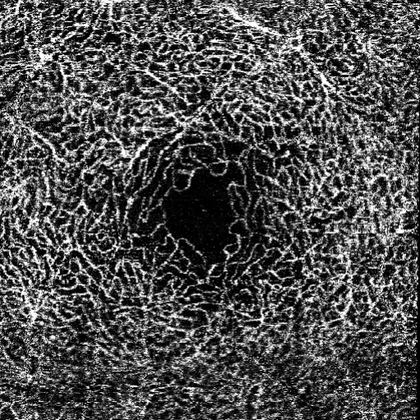
%> input picture samples/sample1.png, 420 x 420 px, shrunk from 512 x 512 before the run
$ octave OCTA_FAZ.m   (GNU Octave 9; MATLAB toolbox functions it lacks are replaced by stand-ins)
%> lines starting %> are read from the running program, lines starting %| are printed output that depends on the picture; in (x1, y1, x2, y2) boxes, pixels count from 0 and x2, y2 are one past the last pixel; in counts of white or black regions, pixels touching at a corner belong together; the program's own positions count from 1
### code/filters/vesselness2D.m
function vesselness = vesselness2D(I, sigmas, spacing, tau, whiteondark)
% calculates the vesselness probability map (local tubularity) of a 2D
% input image
%
% vesselness = vesselness2D(I, sigmas, spacing, tau, whiteondark)
%
% inputs,
%   I : 2D image
%   sigmas : vector of scales on which the vesselness is computed
%   spacing : input image spacing resolution - during hessian matrix
%       computation, the gaussian filter kernel size in each dimension can
%       be adjusted to account for different image spacing for different
%       dimensions
%   tau : (between 0.5 and 1) : parameter that controls response uniformity
%       - lower tau -> more intense output response
%   whiteondark: (true/false) : are vessels (tubular structures) bright on
%       dark background or dark on bright (default for 2D is false)
%
% outputs,
%   vesselness: maximum vesselness response over scales sigmas
%
% example:
%   V = vesselness2D(I, 1:5, [1;1], 1, false);
%
% Function written by T. Jerman, University of Ljubljana (October 2014)
% Based on code by D. Kroon, University of Twente (May 2009)

verbose = 1;

if nargin<5
    whiteondark = false; % default mode for 2D is dark vessels compared to the background
end

I = single(I);

for j = 1:length(sigmas)

    if verbose
        disp(['Current filter scale (sigma): ' num2str(sigmas(j)) ]);
    end

    [~, Lambda2] = imageEigenvalues(I,sigmas(j),spacing,whiteondark);

    % filter response at current scale
    Lambda3 = Lambda2;
    Lambda3(Lambda3<0 & Lambda3 >= tau .* min(Lambda3(:)))=tau .* min(Lambda3(:));
    response = (abs(Lambda2).*abs(Lambda2).*abs(Lambda3-Lambda2)).* 27 ./ (2.*abs(Lambda2)+abs(Lambda3-Lambda2)).^3;
    response(Lambda2<Lambda3./2)=1;
    response(Lambda2>=0) = 0;
    response(~isfinite(response)) = 0;

    %max response over multiple scales
    if(j==1)
        vesselness = response;
    else
        vesselness = max(vesselness,response);
    end

    clear response Lambda2 Lambda3
end

vesselness = vesselness ./ max(vesselness(:)); % should not be really needed
vesselness(vesselness < 1e-2) = 0;

function [Lambda1, Lambda2] = imageEigenvalues(I,sigma,spacing,whiteondark)
% calculates the two eigenvalues for each voxel in a volume

% Calculate the 2D hessian
[Hxx, Hyy, Hxy] = Hessian2D(I,sigma,spacing);

% Correct for scaling
c=sigma.^2;
Hxx = c*Hxx;
Hxy = c*Hxy;
Hyy = c*Hyy;

% correct sign based on brightness of structuress
if whiteondark == false
    c=-1;
    Hxx = c*Hxx;
    Hxy = c*Hxy;
    Hyy = c*Hyy;
end

% reduce computation by computing vesselness only where needed
% S.-F. Yang and C.-H. Cheng, “Fast computation of Hessian-based
% enhancement filters for medical images,” Comput. Meth. Prog. Bio., vol.
% 116, no. 3, pp. 215–225, 2014.
B1 = - (Hxx+Hyy);
B2 = Hxx .* Hyy - Hxy.^2;

T = ones(size(B1));
T(B1<0) = 0;
T(B2==0 & B1 == 0) = 0;

clear B1 B2;

indeces = find(T==1);

Hxx = Hxx(indeces);
Hyy = Hyy(indeces);
Hxy = Hxy(indeces);

% Calculate eigen values
[Lambda1i,Lambda2i]=eigvalOfHessian2D(Hxx,Hxy,Hyy);

clear Hxx Hyy Hxy;

Lambda1 = zeros(size(T));
Lambda2 = zeros(size(T));

Lambda1(indeces) = Lambda1i;
Lambda2(indeces) = Lambda2i;

% some noise removal
Lambda1(~isfinite(Lambda1)) = 0;
Lambda2(~isfinite(Lambda2)) = 0;

Lambda1(abs(Lambda1) < 1e-4) = 0;
Lambda2(abs(Lambda2) < 1e-4) = 0;


function [Dxx, Dyy, Dxy] = Hessian2D(I,Sigma,spacing)
%  filters the image with an Gaussian kernel
%  followed by calculation of 2nd order gradients, which aprroximates the
%  2nd order derivatives of the image.
%
% [Dxx, Dyy, Dxy] = Hessian2D(I,Sigma,spacing)
%
% inputs,
%   I : The image, class preferable double or single
%   Sigma : The sigma of the gaussian kernel used. If sigma is zero
%           no gaussian filtering.
%   spacing : input image spacing
%
% outputs,
%   Dxx, Dyy, Dxy: The 2nd derivatives

if nargin < 3, Sigma = 1; end

if(Sigma>0)
    F=imgaussian(I,Sigma,spacing);
else
    F=I;
end

% Create first and second order diferentiations
Dy=gradient2(F,'y');
Dyy=(gradient2(Dy,'y'));
clear Dy;

Dx=gradient2(F,'x');
Dxx=(gradient2(Dx,'x'));
Dxy=(gradient2(Dx,'y'));
clear Dx;

function D = gradient2(F,option)
% Example:
%
% Fx = gradient2(F,'x');

[k,l] = size(F);
D  = zeros(size(F),class(F));

switch lower(option)
case 'x'
    % Take forward differences on left and right edges
    D(1,:) = (F(2,:) - F(1,:));
    D(k,:) = (F(k,:) - F(k-1,:));
    % Take centered differences on interior points
    D(2:k-1,:) = (F(3:k,:)-F(1:k-2,:))/2;
case 'y'
    D(:,1) = (F(:,2) - F(:,1));
    D(:,l) = (F(:,l) - F(:,l-1));
    D(:,2:l-1) = (F(:,3:l)-F(:,1:l-2))/2;
otherwise
    disp('Unknown option')
end

function I=imgaussian(I,sigma,spacing,siz)
% IMGAUSSIAN filters an 1D, 2D color/greyscale or 3D image with an
% Gaussian filter. This function uses for filtering IMFILTER or if
% compiled the fast  mex code imgaussian.c . Instead of using a
% multidimensional gaussian kernel, it uses the fact that a Gaussian
% filter can be separated in 1D gaussian kernels.
%
% J=IMGAUSSIAN(I,SIGMA,SIZE)
%
% inputs,
%   I: 2D input image
%   SIGMA: The sigma used for the Gaussian kernel
%   SPACING: input image spacing
%   SIZ: Kernel size (single value) (default: sigma*6)
%
% outputs,
%   I: The gaussian filtered image
%

if(~exist('siz','var')), siz=sigma*6; end

if(sigma>0)

    % Filter each dimension with the 1D Gaussian kernels\
    x=-ceil(siz/spacing(1)/2):ceil(siz/spacing(1)/2);
    H = exp(-(x.^2/(2*(sigma/spacing(1))^2)));
    H = H/sum(H(:));
    Hx=reshape(H,[length(H) 1]);

    x=-ceil(siz/spacing(2)/2):ceil(siz/spacing(2)/2);
    H = exp(-(x.^2/(2*(sigma/spacing(2))^2)));
    H = H/sum(H(:));
    Hy=reshape(H,[1 length(H)]);

    I=imfilter(imfilter(I,Hx, 'same' ,'replicate'),Hy, 'same' ,'replicate');
end

function [Lambda1,Lambda2]=eigvalOfHessian2D(Dxx,Dxy,Dyy)
% This function calculates the eigen values from the
% hessian matrix, sorted by abs value

% Compute the eigenvectors of J, v1 and v2
tmp = sqrt((Dxx - Dyy).^2 + 4*Dxy.^2);

% Compute the eigenvalues
mu1 = 0.5*(Dxx + Dyy + tmp);
mu2 = 0.5*(Dxx + Dyy - tmp);

% Sort eigen values by absolute value abs(Lambda1)<abs(Lambda2)
check=abs(mu1)>abs(mu2);

Lambda1=mu1; Lambda1(check)=mu2(check);
Lambda2=mu2; Lambda2(check)=mu1(check);

### code/filters/autoLocateInitialPoint.m
function [ cX, cY ] = autoLocateInitialPoint( grayImg, gTH )
%Auto located the initial point
[width, height] = size(grayImg);
%totalGrayValue = sum(sum(grayImg));
%gTH = totalGrayValue/width/height;
%gTH = 30;

%NEW CODE

maxDistance = 0;
centrePXH = 0;
centrePYH = 0;
for row=1:width
    p = 0; curDistance = 0;
    for col=1:height
          if grayImg(row, col) > gTH
              curDistance = col - p;

              if curDistance > maxDistance
                  maxDistance = curDistance;
                  centrePXH = row;
                  centrePYH = p + curDistance/2;
              end
              p = col;
          end
      end
end

%cX = centrePXH;
%cY = centrePYH;
cY = centrePXH;
cX = centrePYH;
% [54 lines of commented-out code are left out]

end

### code/filters/LevelSet.m
function [ phi ] = LevelSet( Img, cX, cY, varargin)
%% LEVELSET performs Level Set method
% Img: Input image
% cX : initial X corrdinate
% cX : initial Y coordinate
% (Optional)
%   show <logical>: turn visualization on/off
%

%%
if isempty(varargin)
    show=0;
else
    show = varargin{1};
end

%% Parameter setting
timestep = 1;       % time step
mu = 0.2 / timestep;% coefficient of the distance regularization term R(phi)

iter_inner = 15;
iter_outer = 100;   % Assumingly a very large number

lambda = 5;         % coefficient of the weighted length term L(phi)
alfa = -3;          % coefficient of the weighted area term A(phi)
epsilon = 1.5;      % papramater that specifies the width of the DiracDelta function

sigma = .8;         % scale parameter in Gaussian kernel
G = fspecial('gaussian',15,sigma);  % Caussian kernel
Img_smooth = conv2(Img,G,'same');   % smooth image by Gaussiin convolution
[Ix, Iy] = gradient(Img_smooth);
f = Ix.^2 + Iy.^2;
g = 1./(1+f);  % edge indicator function.

%% Initialize LSF as binary step function
c0 = 2;
initialLSF = c0*ones(size(Img));

%% Generate the initial region R0 as two rectangles
initialLSF(cX-12:cX-2,cY-12:cY-2) = -c0;
initialLSF(cX+2:cX+12,cY+2:cY+12) = -c0;
phi = initialLSF;

potential = 2;
if potential ==1
    potentialFunction = 'single-well';  % use single well potential p1(s)=0.5*(s-1)^2, which is good for region-based model
elseif potential == 2
    potentialFunction = 'double-well';  % use double-well potential in Eq. (16), which is good for both edge and region based models
else
    potentialFunction = 'double-well';  % default choice of potential function
end

% Stoping criteria
deltaphi = 100;
lastphi = phi;
[W, H] = size(Img);
thres_phi = W*H*0.03/100;  % Threshold to stop (0.1% area of the image)

%% Initiate visualization
if show
    hfig = figure;
    set(hfig, 'Units', 'normalized', 'Position', [0.1 0.1 0.8 0.7], 'Color', 'w');
    % For drawing LSF expansion
    hax1 = subplot(1,2,1);
    him = imagesc(Img,[0, 255]);
    axis off; axis equal; colormap(gray);

    % For drawing errors
    hax2 = subplot(1,2,2);
    x=0; y=0;
    hplot = plot(x,y);
    hold on;
    hplot2 = plot(1:iter_outer, thres_phi*ones(iter_outer,1), '-r');
    htext = text(5, thres_phi+100, 'Threshold', 'Color', 'r');
    hold off;
end

%% Start level set evolution
for n=1:iter_outer
    phi = drlse_edge(phi, g, lambda, mu, alfa, epsilon, timestep, iter_inner, potentialFunction);
    deltaphi_temp = abs(lastphi - phi);
    deltaphi = sum(deltaphi_temp(:));
    fprintf('Loop %dth over %d - Delta = %.2f\n', n, iter_outer, deltaphi);

    % Update phi
    lastphi = phi;
    if deltaphi < 10
        break;
    end

    x(n) = n;
    y(n) = deltaphi;

    if show==1 && mod(n,2)==0
        % Update image
        axes(hax1);
        imagesc(Img,[0, 255]);
        hold on;
        contour(phi, [0,0], 'r', 'LineWidth', 2);
        axis off;

        % Update deltaphi
        axes(hax2);
        hplot.XData = x;
        hplot.YData = y;

        drawnow;
    end

    if deltaphi < thres_phi
        fprintf('Delta is smaller than 0.05 percent of the image area (%.2f), stop expanding\n', thres_phi);
        break;
    end
end
hold off;

%% Refine the zero level contour by further level set evolution with alfa=0
alfa=0;
iter_refine = 10;
phi = drlse_edge(phi, g, lambda, mu, alfa, epsilon, timestep, iter_inner, potentialFunction);

end

### code/misc/OCTA_FAZ.m
%% Enhancement of the 2D retinal vasculature
clear;
close all;
%variables:
conversion_factor = 0.0055;
FAZpixel = 0;
FAZarea = 0;
Vessel_pixel = 0;
VAD = 0;
VLD = 0;

CurrentDir = pwd;
[filename,pathname] = uigetfile({'*.jpg;*.png;*.tif','OCTA Images *.jpg *.png *.tif'},'choose OCTA images',CurrentDir);
%> the answer given: ../../samples/sample1.png

if pathname == 0
    return
end
FullPath = fullfile(pathname,filename);
%SaveFolder = strcat(filename,' Filtered');
[pathstr,name,ext] = fileparts(FullPath);
SaveDir = fullfile(pathname, name);


%SaveDir = fullfile(pathname,SaveFolder);
if ~exist(SaveDir,'dir')
    mkdir(SaveDir);
end

I = imread(FullPath);
%> I is the input picture: size 420x420 uint8; min 0, max 255, mean 78.5
OriginalImage = I;
ID=double(I(:,:,1));

figure('units','normalized','outerposition',[0 0 1 1])
%subplot(1,3,1)
figure(1)
imshow(I)

%I = rgb2gray(I);
I = imcomplement(I);
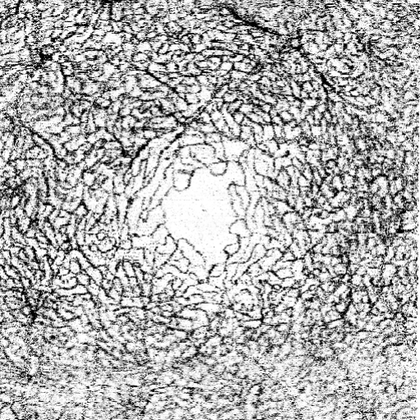
%> I: size 420x420 uint8; min 0, max 255, mean 176.5
% preprocess the input a little bit
Ip = single(I);
thr = prctile(Ip(Ip(:)>0),1) * 0.9;
%> thr = 9.9
Ip(Ip<=thr) = thr;
%> Ip: size 420x420 single; min 9.9, max 255, mean 176.6
Ip = Ip - min(Ip(:));
Ip = Ip ./ max(Ip(:));

V1 = vesselness2D(Ip, 0.5:0.5:2.5, [1;1], 2, false);
%> after the loop in vesselness2D, `for j = 1:length(sigmas)`:
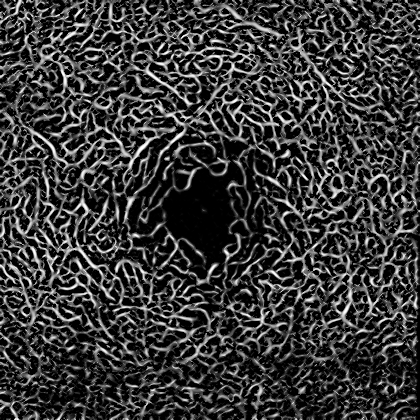
%> vesselness: size 420x420 double; min 0, max 1, mean 0.226
%> in vesselness2D, `vesselness(vesselness < 1e-2) = 0;`: vesselness: size 420x420 double; 1.89% of pixels changed, all inside (x1, y1, x2, y2) = (0, 1, 420, 420)

%subplot(1,3,2)
figure(2)
imshow(V1)
%imagesc(V1,[0, 255]);

SavePath = fullfile(SaveDir,strcat(name,' Filtered.png'));
imwrite(V1,SavePath,'PNG');

%+++++++++++++++++++++++++++++++++++++++++++++++++++++++++++++++++++++++++++++++++
%Call level set function
%+++++++++++++++++++++++++++++++++++++++++++++++++++++++++++++++++++++++++++++++++
%Apply level set 2 times
%- First time: use default ccl value to identify the faz and calculate the
%average FAZ gray value
%- Second time: use the average FAZ gray value as the start threshold and
%redo the process
SImg=imread(SavePath);
SImg=double(SImg(:,:,1));
Img = SImg;

% [19 lines of commented-out code are left out]

gTH = 15;
[cX, cY] = autoLocateInitialPoint(imread(FullPath), gTH);
%> after the loop in autoLocateInitialPoint, `for row=1:width`: centrePXH = 220; centrePYH = 198; maxDistance = 76
%> in autoLocateInitialPoint, `cY = centrePXH;`: cY = 220
%> in autoLocateInitialPoint, `cX = centrePYH;`: cX = 198
%> cX = 198; cY = 220
hold on
th = 0:pi/50:2*pi;
r = 10;
xunit = r * cos(th) + cX;
%> xunit = 101 values, max 208 at index 1, min 188 at index 51, mean 198.1
yunit = r * sin(th) + cY;
%> yunit = 101 values, max 230 at index 26, min 210 at index 76, mean 220
h = plot(xunit, yunit);
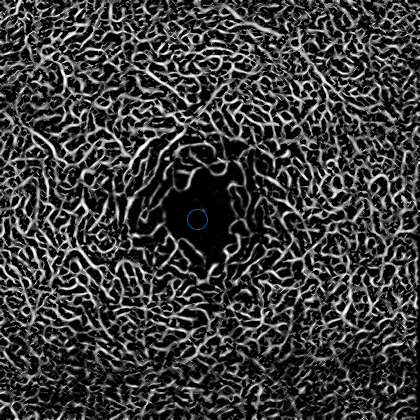
%> figure redrawn from the program's plot data
hold off

figure(4)
%phi = LevelSet(Img, cX, cY, filename);
phi = LevelSet(Img, cY, cX, filename);
%> in LevelSet, `show = varargin{1};`: show = 'sample1.png'
%> in LevelSet, `f = Ix.^2 + Iy.^2;`:
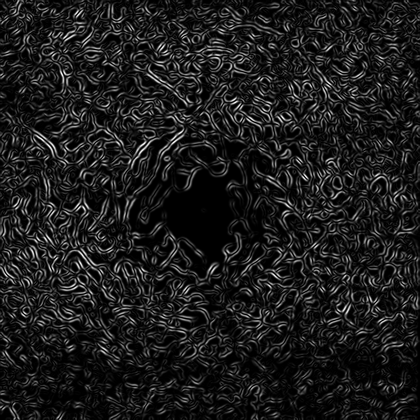
%> f: size 420x420 double; min 1.1e-40, max 9699.6, mean 1096.7; drawn with min black and max white
%> in LevelSet, `g = 1./(1+f);`:
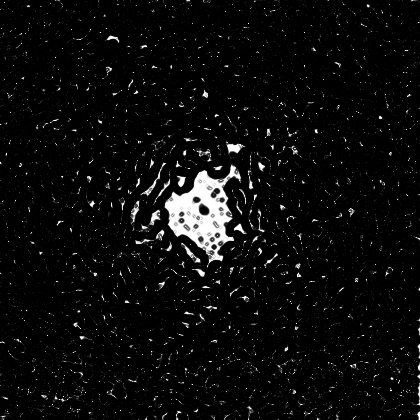
%> g: size 420x420 double; min 0.000103, max 1, mean 0.0456
%> in LevelSet, `initialLSF(cX-12:cX-2,cY-12:cY-2) = -c0;`: initialLSF: size 420x420 double; values -2 (black) and 2 (white), 99.9% white; 1 black region, box (x1, y1, x2, y2) and area: (185, 207, 196, 218) 121
%> in LevelSet, `initialLSF(cX+2:cX+12,cY+2:cY+12) = -c0;`:
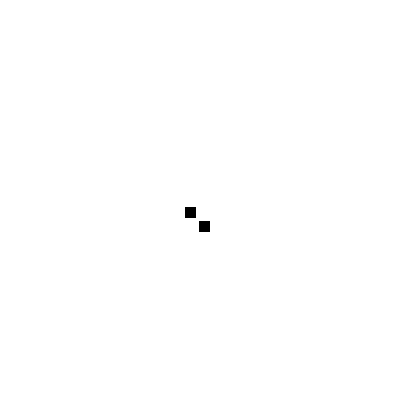
%> initialLSF: size 420x420 double; values -2 (black) and 2 (white), 99.9% white; 2 black regions, box (x1, y1, x2, y2) and area: (185, 207, 196, 218) 121, (199, 221, 210, 232) 121
%> in LevelSet, `htext = text(5, thres_phi+100, 'Threshold', 'Color', 'r');`:
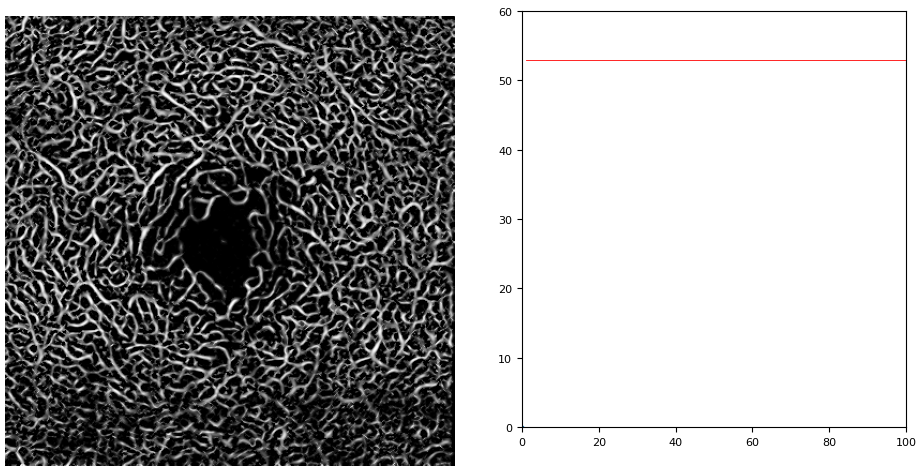
%> figure redrawn from the program's plot data, 2 panels
%> the run ends on the next line

$ run again, on samples/sample3.png
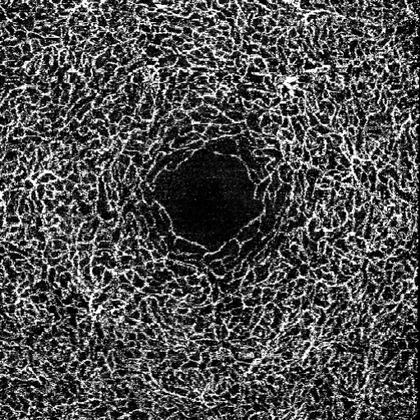
%> input picture samples/sample3.png, 420 x 420 px, shrunk from 512 x 512 before the run
%> I is the input picture: size 420x420 uint8; min 0, max 255, mean 77.3
%> thr = 9
%> after the loop in autoLocateInitialPoint, `for row=1:width`: centrePXH = 203; centrePYH = 198; maxDistance = 74
%> in autoLocateInitialPoint, `cY = centrePXH;`: cY = 203
%> in autoLocateInitialPoint, `cX = centrePYH;`: cX = 198
%> `[cX, cY] = autoLocateInitialPoint(imread(FullPath), gTH);`: cY = 203
%> xunit = 101 values, max 208 at index 1, min 188 at index 51, mean 198.1
%> yunit = 101 values, max 213 at index 26, min 193 at index 76, mean 203
%> `h = plot(xunit, yunit);`:
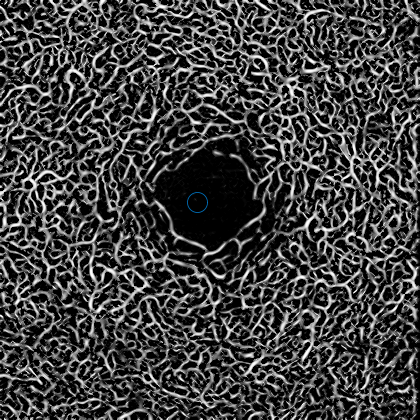
%> figure redrawn from the program's plot data
%> show = 'sample3.png'
%> in LevelSet, `htext = text(5, thres_phi+100, 'Threshold', 'Color', 'r');`:
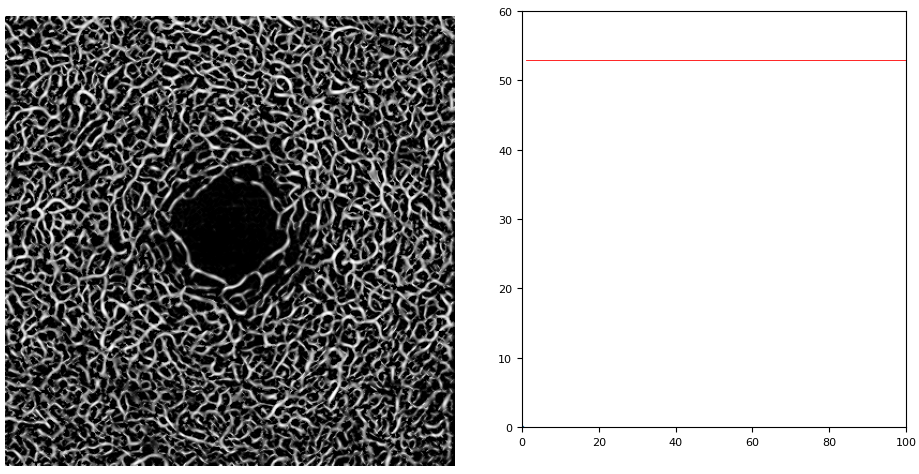
%> figure redrawn from the program's plot data, 2 panels
